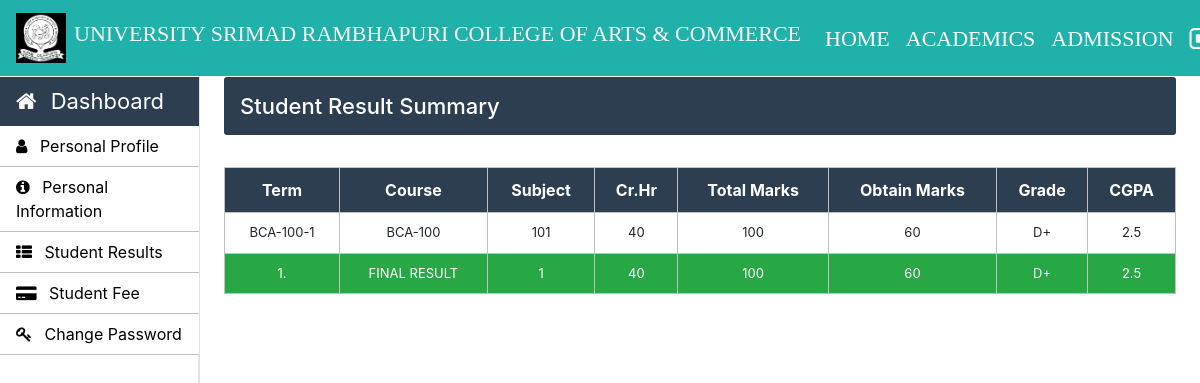
The app's page /Student/student-result.php (signed in) with its own data.
### tables this page shows
CREATE TABLE `class_result` (
  `class_result_id` int(11) NOT NULL,
  `roll_no` varchar(30) NOT NULL,
  `course_code` varchar(30) NOT NULL,
  `subject_code` varchar(10) NOT NULL,
  `semester` varchar(11) NOT NULL,
  `total_marks` varchar(11) NOT NULL,
  `obtain_marks` varchar(11) NOT NULL,
  `result_date` varchar(10) NOT NULL
);

CREATE TABLE `course_subjects` (
  `subject_code` varchar(10) NOT NULL,
  `subject_name` varchar(50) NOT NULL,
  `course_code` varchar(10) NOT NULL,
  `semester` int(10) NOT NULL,
  `credit_hours` int(5) NOT NULL
);

### Student/student-result.php (the view, shortened to what this page needs)
<?php
		require_once "../connection/connection.php";
	?>
<!doctype html>
<html lang="en">
	<head>
	</head>
	<body>
		<?php include('../common/common-header.php') ?>
		<?php include('../common/student-sidebar.php') ?>
		<main role="main" class="col-xl-10 col-lg-9 col-md-8 ml-sm-auto px-md-4 mb-2 w-100">
			<div class="sub-main">
				<div class="text-center d-flex flex-wrap flex-md-nowrap pt-3 pb-2 mb-3 text-white admin-dashboard pl-3">
					<h4 class="">Student Result Summary</h4>
				</div>
				<div class="row">
					<div class="col-md-12">
						<section class="mt-3">
							<table class="w-100 table-elements mb-5 table-three-tr" cellpadding="10" >
								<tr class="text-center text-white table-three table-tr-head">
									<th>Term</th>
									<th>Course</th>
									<th>Subject</th>
									<th>Cr.Hr</th>
									<th>Total Marks</th>
									<th>Obtain Marks</th>
									<th>Grade</th>
									<th>CGPA</th>
								</tr>
								<?php
								$cgpa=0;
								$gpa=0;
								$total_marks=0;
								$obtain_marks=0;
								$count=0;
									$roll_no=$_SESSION['LoginStudent'];
									$query="select * from class_result cr inner join course_subjects cs on cr.subject_code=cs.subject_code where cr.roll_no='$roll_no'";
									$run=mysqli_query($con,$query);
									while ($row=mysqli_fetch_array($run)) { ?>
										<tr class="text-center">
											<td><?php echo $row['course_code']."-".$row['semester'] ?></td>
											<td><?php echo $row['course_code'] ?></td>
											<td><?php echo $row['subject_code'] ?></td>
											<td><?php echo $row['credit_hours'] ?></td>
											<td><?php echo $row['total_marks'] ?></td>
											<td><?php echo $row['obtain_marks'] ?></td>
											<?php
												if ($row['obtain_marks']>85) {
													$grade='A+';
													$credits=4.0;
												}
												else if ($row['obtain_marks']>80) {
													$grade='A';
													$credits=4.0;
												}
												else if ($row['obtain_marks']>75) {
													$grade='B+';
													$credits=3.7;
												}
												else if ($row['obtain_marks']>70) {
													$grade='B';
													$credits=3.3;
												}
												else if ($row['obtain_marks']>65) {
													$grade='C+';
													$credits=3.0;
												}
												else if ($row['obtain_marks']>60) {
													$grade='C';
													$credits=2.7;
												}
												else if ($row['obtain_marks']>55) {
													$grade='D+';
													$credits=2.5;
												}
											?>
											<td><?php echo $grade ?></td>
											<td><?php echo $credits ?></td>
										</tr>
									<?php
										$count++;
										$score=$credits*$row['credit_hours'];
										$gpa=$gpa+$score;
										$cgpa=$cgpa+$row['credit_hours'];
										$obtain_marks=$obtain_marks+$row['obtain_marks'];
										$total_marks=$total_marks+$row['total_marks'];
									}
								?>
								<tr class=" text-white bg-success text-center">
									<td><?php echo"1." ?></td>
									<td><?php echo"FINAL RESULT " ?></td>
									<td><?php echo $count; ?></td>
									<td><?php echo $cgpa ?></td>
									<td><?php echo $total_marks; ?></td>
									<td><?php echo $obtain_marks; ?></td>
									<?php
										$marks_grade= $total_marks == true ? ($obtain_marks*100)/$total_marks : "";
										$marks_grade=round($marks_grade);
										if ($marks_grade>85) {
											$final='A+';
										}
										else if ($marks_grade>80) {
											$final='A';
										}
										else if ($marks_grade>75) {
											$final='B+';
										}
										else if ($marks_grade>70) {
											$final='B';
										}
										else if ($marks_grade>65) {
											$final='C+';
										}
										else if ($marks_grade>60) {
											$final='C';
										}
										else if ($marks_grade>55) {
											$final='D+';
										}
									?>
									<td><?php echo $final ?></td>
									<td><?php echo $gpa > 0 ? round($total_cgpa=$gpa/$cgpa,2) : "0" ?></td>
								</tr>
							</table>
						</section>
					</div>
				</div>
			</div>
	</body>
</html>

### Css/style.css (style rules this page uses)
h4 { font-size: 22px; }
.admin-dashboard { margin-top: 1px !important; background: #2c3e50 !important; border-radius: 3px; }
.table-elements tr, td, th { font-size: 13px; border: 1px solid rgb(194, 193, 193); padding-left: 10px !important; }
.table-three { background: #2c3e50 !important; }
.table-tr-head { height: 45px !important; padding: 10px !important; margin-top: 5px !important; }
.table-font-for-transcript td, th { font-size: 16px !important; }

### records on screen
class_result: course_subjects.course_code "BCA-100", course_subjects.semester "1", course_subjects.subject_code "101", course_subjects.credit_hours "40", total_marks "100", obtain_marks "60", obtain_marks "D+", obtain_marks "2.5"

### other values on screen
$count "1"
$cgpa "40"
$total_marks "100"
$obtain_marks "60"
$final "D+"
$total_cgpa=$gpa/$cgpa "2.5"
